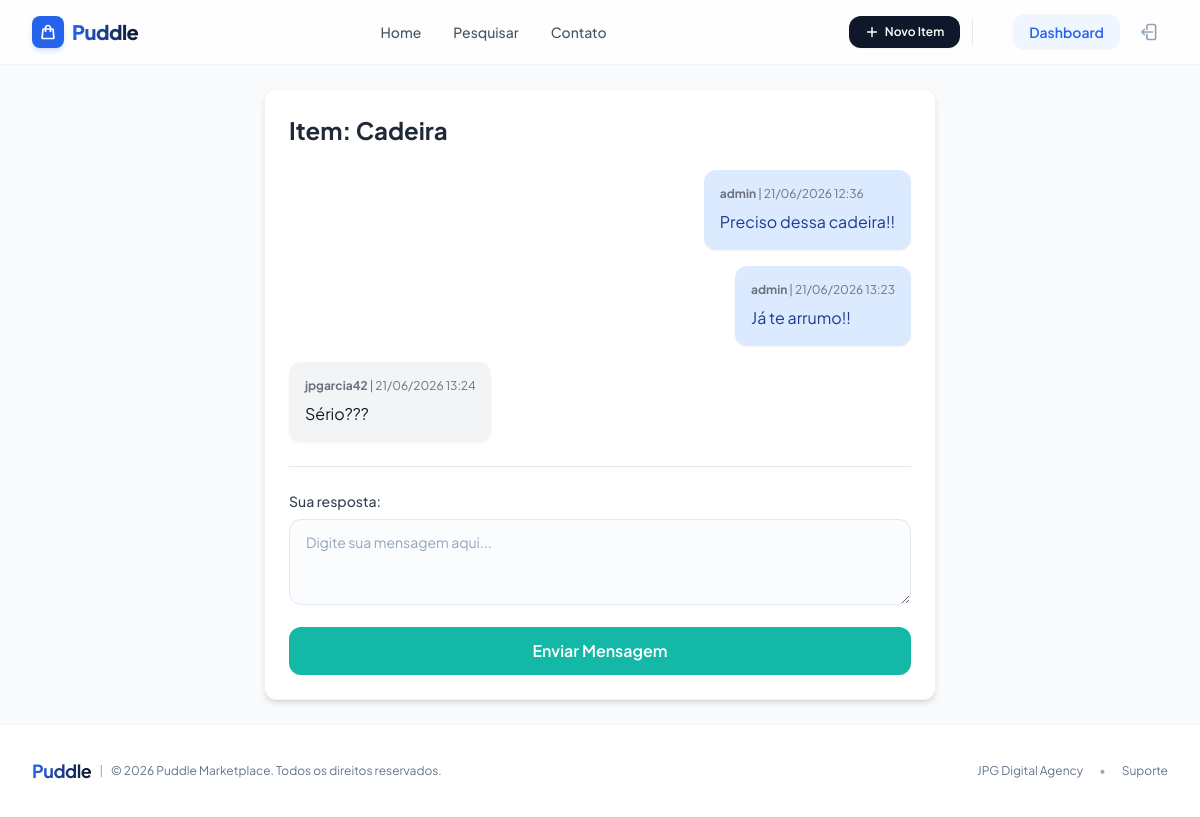
The page /inbox/1/ (signed in) on the database its author committed.
### conversation/models.py (models this page shows)
class Conversation(models.Model):
    item = models.ForeignKey(Item, related_name='conversations', on_delete=models.CASCADE)
    members = models.ManyToManyField(User, related_name='conversations')
    created_at = models.DateTimeField(auto_now_add=True)
    modified_at = models.DateTimeField(auto_now=True)
    class Meta:
        ordering = ['-modified_at']

class ConversationMessage(models.Model):
    conversation = models.ForeignKey(Conversation, related_name='messages', on_delete=models.CASCADE)
    created_by = models.ForeignKey(User, related_name='created_messages', on_delete=models.CASCADE)
    content = models.TextField()
    created_at = models.DateTimeField(auto_now_add=True)
    class Meta:
        ordering = ['created_at']

### item/models.py (models this page shows, shortened)
class Item(models.Model):
    category = models.ForeignKey(Category, related_name='items', on_delete=models.CASCADE)
    name = models.CharField(max_length=255)
    description = models.TextField(blank=True, null=True)
    price = models.DecimalField(max_digits=10, decimal_places=2)
    image = models.ImageField(upload_to='item_images/', blank=True, null=True)
    is_sold = models.BooleanField(default=False)
    created_by = models.ForeignKey(User, related_name='items', on_delete=models.CASCADE)
    created_at = models.DateTimeField(auto_now_add=True)
    category = models.ForeignKey(Category, on_delete=models.CASCADE)

### conversation/views.py (the view)
# urls.py: path('<int:pk>/', views.detail, name='detail'),
@login_required
def detail(request, pk):
    conversation = Conversation.objects.filter(members__in=[request.user.id]).get(pk=pk)
    if request.method == 'POST':
        form = ConversationMessageForm(request.POST)
        if form.is_valid():
            conversation_message = form.save(commit=False)
            conversation_message.conversation = conversation
            conversation_message.created_by = request.user
            conversation_message.save()
            conversation.save() # Atualiza o status/modificação da conversa
            return redirect('conversation:detail', pk=pk)
    else:
        form = ConversationMessageForm()
    return render(request, 'conversation/detail.html', {
        'conversation': conversation,
        'form': form
    })

### conversation/forms.py
class ConversationMessageForm(forms.ModelForm):
    class Meta:
        model = ConversationMessage
        fields = ['content']
        widgets = {
            'content': forms.Textarea(attrs={
                'rows': 3,
                'placeholder': 'Digite sua mensagem aqui...',
                'class': 'w-full py-3 px-4 rounded-xl border border-slate-200 bg-slate-50/50 text-slate-900 placeholder-slate-400 focus:outline-none focus:ring-2 focus:ring-blue-500 focus:border-blue-500 focus:bg-white transition-all duration-200 text-sm'
            })
        }

### conversation/templates/conversation/detail.html (shortened to what this page needs)
{% extends 'core/base.html' %}
{% block content %}
<div class="max-w-2xl mx-auto my-6 p-6 bg-white rounded-xl shadow-md border border-gray-100">
    <h1 class="text-2xl font-bold mb-6 text-gray-800">Item: {{ conversation.item.name }}</h1>
    <div class="space-y-4 mb-6">
        {% for message in conversation.messages.all %}
            <div class="flex {% if message.created_by == request.user %} justify-end {% else %} justify-start {% endif %}">
                <div class="p-4 {% if message.created_by == request.user %} bg-blue-100 text-blue-900 {% else %} bg-gray-100 text-gray-900 {% endif %} rounded-xl max-w-[80%] shadow-sm">
                    <p class="text-xs text-gray-500 mb-2">
                        <strong>{{ message.created_by.username }}</strong> | {{ message.created_at|date:"d/m/Y H:i" }}
                    </p>
                    <p class="whitespace-pre-wrap">{{ message.content }}</p>
                </div>
            </div>
        {% endfor %}
    </div>
    <hr class="my-6 border-gray-200">
    <form method="post" action="." class="space-y-4">
        <div class="space-y-2">
            <label class="block text-sm font-medium text-gray-700">Sua resposta:</label>
            {{ form.content }}
        </div>
        <button type="submit" class="w-full py-3 bg-teal-500 text-white font-semibold rounded-xl hover:bg-teal-600 transition-colors duration-200">
            Enviar Mensagem
        </button>
    </form>
</div> {% endblock %}

### core/templates/core/base.html (style rules this page uses)
body { font-family: 'Plus Jakarta Sans', sans-serif; }

### rows shown on the page
Conversation: item.name "Cadeira"
ConversationMessage: created_by.username "admin", created_at "21/06/2026 12:36", content "Preciso dessa cadeira!!"
ConversationMessage: created_by.username "admin", created_at "21/06/2026 13:23", content "Já te arrumo!!"
ConversationMessage: created_by.username "jpgarcia42", created_at "21/06/2026 13:24", content "Sério???"
